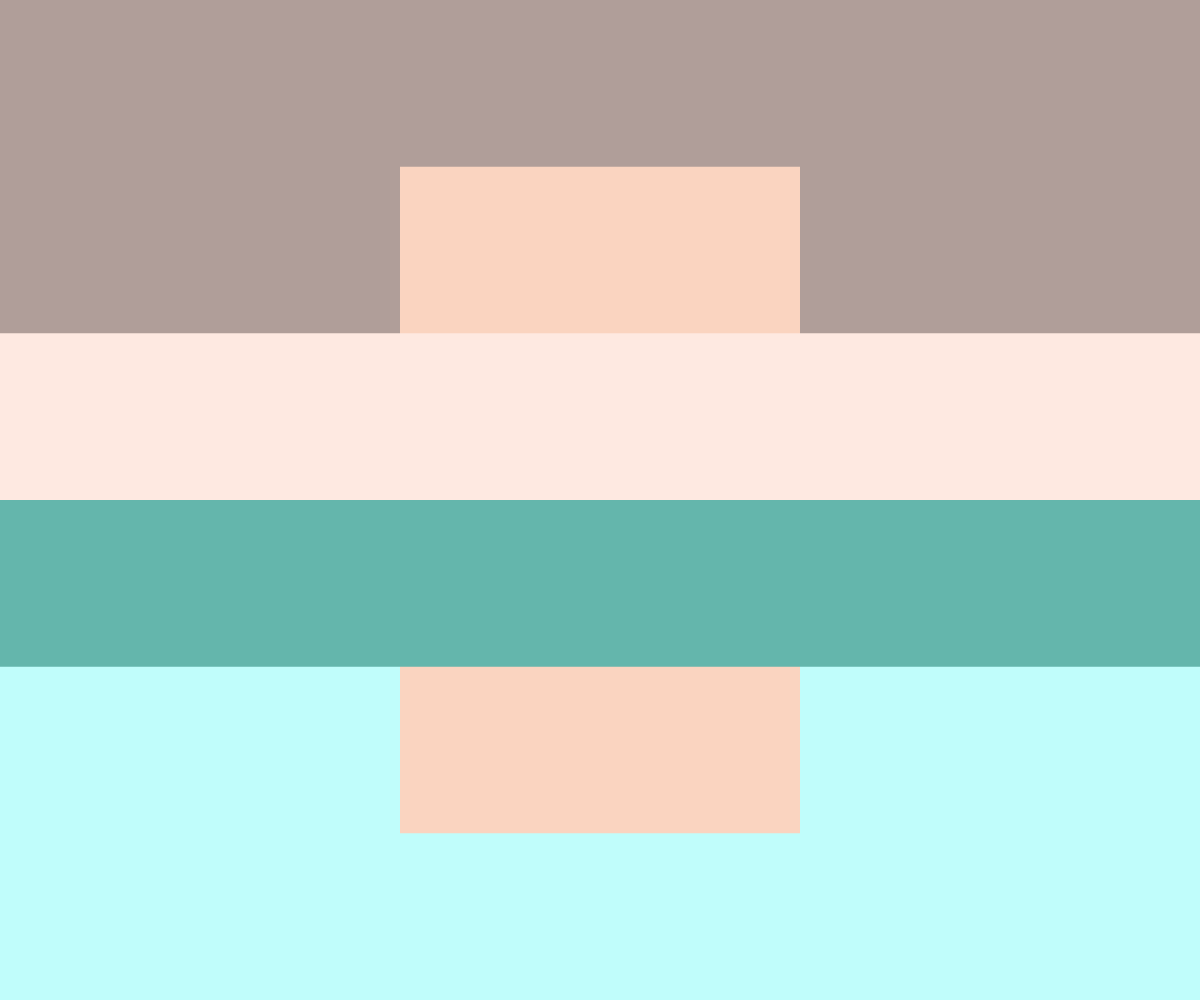
Frame 1 (no input)
Frame 60 (no input): identical to frame 1, image omitted
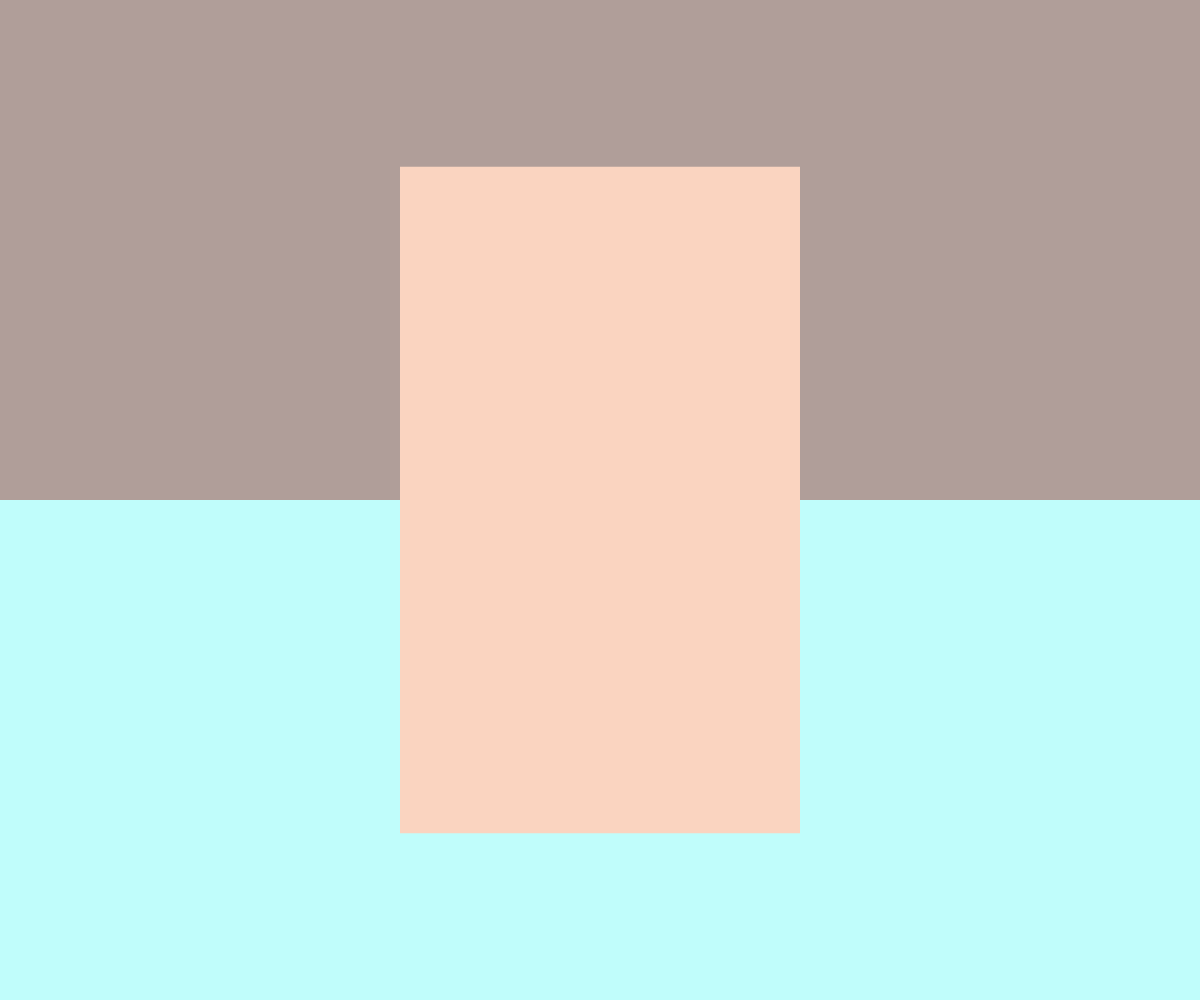
Frame 120 (the mouse pressed at the canvas centre since frame 60)

The p5.js sketch that drew these frames (run headless with seeded random() and noise() and a simulated clock; from frame 60 on, the mouse is pressed at the canvas centre):

// p5.js sketch
// ── sketch.js

let clrs = [
'#B09E99', //top 0
'#FEE9E1', //middle top 1
'#FAD4C0', //middle strip 2
'#64B6AC', //middle bottom 3
'#C0FDFB' //bottom 4
]


function setup() {
  createCanvas(windowWidth, windowHeight);
  noStroke();
}

function draw() {
 background(220);
 canvasRect(clrs[4], height/2, height/2, false);
 canvasRect(clrs[0], height/2, 0, false);
 fill(clrs[2]); 
 rect(width * 1/3, height * 1/6, width * 1/3, height * 2/3); 
 canvasRect(clrs[1], height/6, height/3, true);
 canvasRect(clrs[3], height/6, height/2, true);


}

function canvasRect(clr, hgt, y_offset, clickable) {
	fill(clr);
	if((clickable == true) && (mouseIsPressed == false)){
		rect(0, y_offset, width, hgt);
	} 
	if(clickable == false){
		rect(0, y_offset, width, hgt);
	}
}
